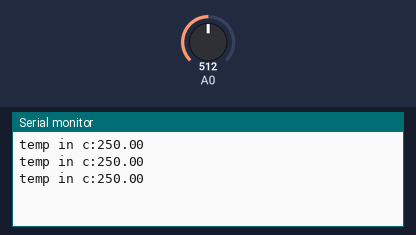
This sketch was run on a simulated Arduino Uno, built with avr-gcc and run on an emulated ATmega328P. On the bench: the last lines printed to the serial monitor. Inputs (shaded band) come from the test bench; at power-on: A0 = 512.

Above: at 1.3 s.
1.4 s: A0 set to 716
At 1.9 s:
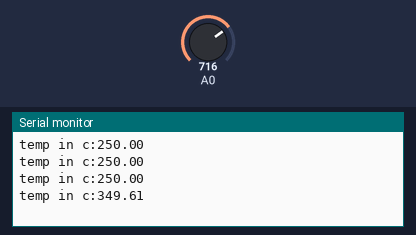
2.9 s: A0 set to 900
At 3.4 s:
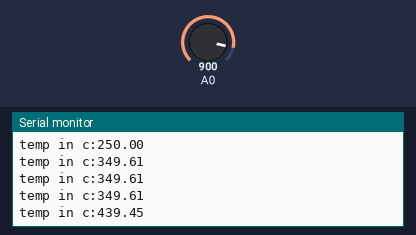
Timing chart, 0 to 5.9 s (numbered marks = the images above; inputs shaded):
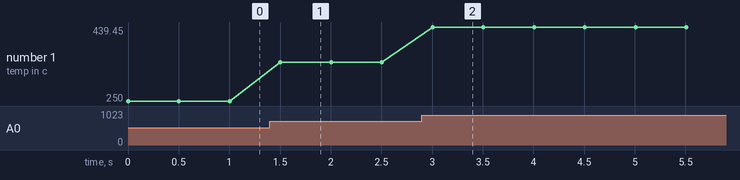

Measured:
- after the input at 1.4 s, the serial monitor: prints a new line after 0.10 s (image 1)
- after the input at 2.9 s, the serial monitor: prints a new line after 0.10 s (image 2)
- plotted number 1: 250 → 349.61 after the input at 1.4 s, 349.61 → 439.45 after the input at 2.9 s

The sketch:

temperature.ino
```cpp
int tempsense;
void setup() {
  pinMode(tempsense,INPUT);
  Serial.begin(9600);
}

void loop() {
  int value = analogRead(tempsense);
  float mvvalue = ((float)value/1024)*5000;
  float temp_in_c = mvvalue/10;
  Serial.print("temp in c:");
  Serial.println(temp_in_c);
  delay(500);
}
```
